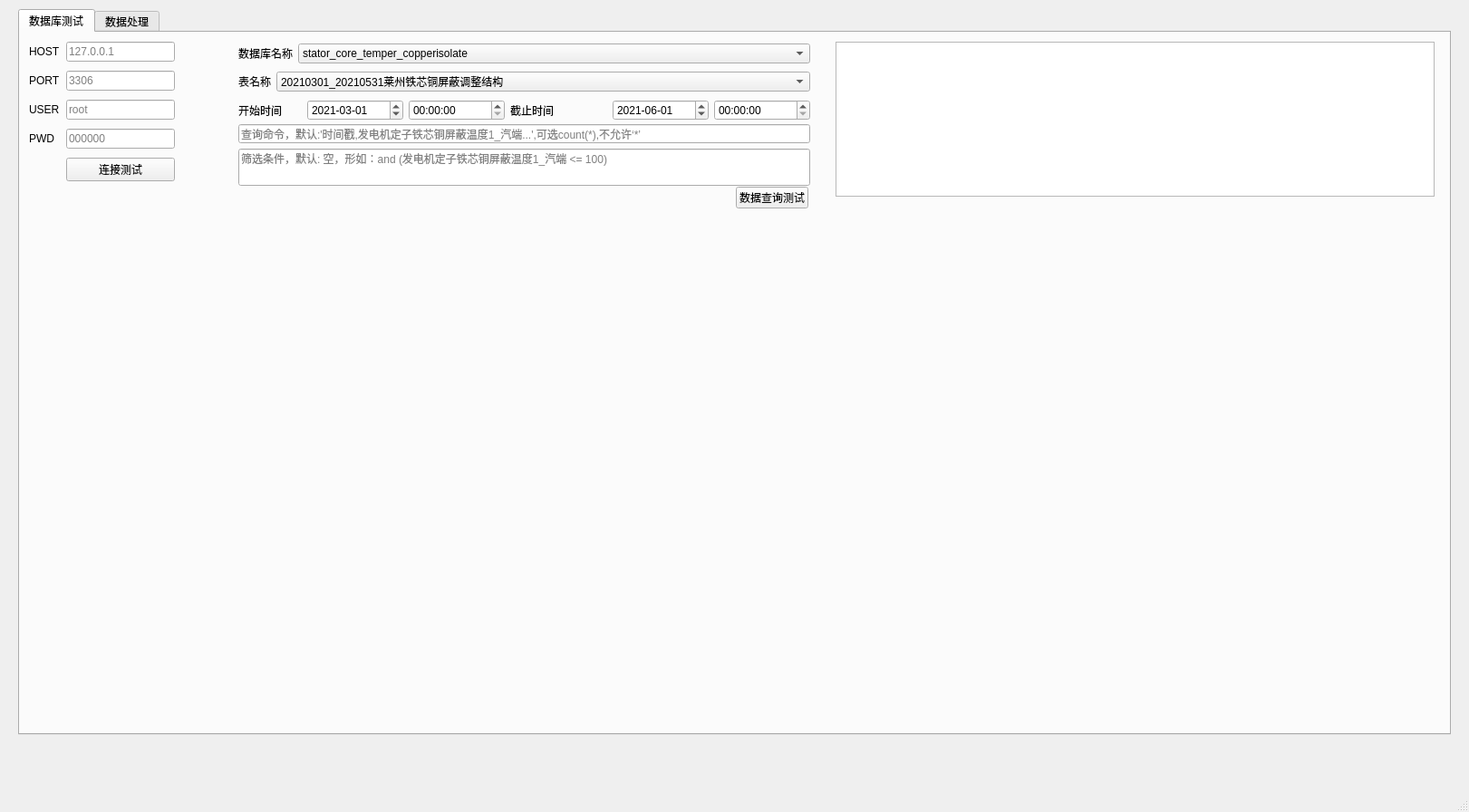
<?xml version="1.0" encoding="UTF-8"?>
<ui version="4.0">
 <class>MainWindow</class>
 <widget class="QMainWindow" name="MainWindow">
  <property name="geometry">
   <rect>
    <x>0</x>
    <y>0</y>
    <width>1621</width>
    <height>896</height>
   </rect>
  </property>
  <property name="windowTitle">
   <string>MainWindow</string>
  </property>
  <widget class="QWidget" name="centralwidget">
   <widget class="QTabWidget" name="tabPages">
    <property name="geometry">
     <rect>
      <x>20</x>
      <y>10</y>
      <width>1581</width>
      <height>801</height>
     </rect>
    </property>
    <property name="currentIndex">
     <number>0</number>
    </property>
    <widget class="QWidget" name="tabPage1">
     <attribute name="title">
      <string>数据库测试</string>
     </attribute>
     <widget class="QWidget" name="layoutWidget">
      <property name="geometry">
       <rect>
        <x>10</x>
        <y>10</y>
        <width>161</width>
        <height>185</height>
       </rect>
      </property>
      <layout class="QFormLayout" name="formLayout">
       <property name="verticalSpacing">
        <number>10</number>
       </property>
       <item row="0" column="0">
        <widget class="QLabel" name="host_label">
         <property name="text">
          <string>HOST</string>
         </property>
        </widget>
       </item>
       <item row="0" column="1">
        <widget class="QLineEdit" name="host_edit">
         <property name="placeholderText">
          <string>127.0.0.1</string>
         </property>
        </widget>
       </item>
       <item row="1" column="0">
        <widget class="QLabel" name="port_label">
         <property name="text">
          <string>PORT</string>
         </property>
        </widget>
       </item>
       <item row="1" column="1">
        <widget class="QLineEdit" name="port_edit">
         <property name="placeholderText">
          <string>3306</string>
         </property>
        </widget>
       </item>
       <item row="2" column="0">
        <widget class="QLabel" name="user_label">
         <property name="text">
          <string>USER</string>
         </property>
        </widget>
       </item>
       <item row="2" column="1">
        <widget class="QLineEdit" name="user_edit">
         <property name="placeholderText">
          <string>root</string>
         </property>
        </widget>
       </item>
       <item row="3" column="0">
        <widget class="QLabel" name="password_label">
         <property name="text">
          <string>PWD</string>
         </property>
        </widget>
       </item>
       <item row="3" column="1">
        <widget class="QLineEdit" name="password_edit">
         <property name="inputMask">
          <string/>
         </property>
         <property name="text">
          <string/>
         </property>
         <property name="placeholderText">
          <string>000000</string>
         </property>
        </widget>
       </item>
       <item row="4" column="1">
        <widget class="QPushButton" name="mysql_connection_test">
         <property name="text">
          <string>连接测试</string>
         </property>
        </widget>
       </item>
      </layout>
     </widget>
     <widget class="QTextBrowser" name="widget_mysqlTestMsgBox">
      <property name="geometry">
       <rect>
        <x>900</x>
        <y>10</y>
        <width>661</width>
        <height>171</height>
       </rect>
      </property>
     </widget>
     <widget class="QWidget" name="gridLayoutWidget">
      <property name="geometry">
       <rect>
        <x>10</x>
        <y>210</y>
        <width>1551</width>
        <height>531</height>
       </rect>
      </property>
      <layout class="QGridLayout" name="gridLayout_2"/>
     </widget>
     <widget class="QPushButton" name="retrieveData">
      <property name="geometry">
       <rect>
        <x>790</x>
        <y>170</y>
        <width>80</width>
        <height>24</height>
       </rect>
      </property>
      <property name="text">
       <string>数据查询测试</string>
      </property>
     </widget>
     <widget class="QLineEdit" name="filters">
      <property name="geometry">
       <rect>
        <x>241</x>
        <y>128</y>
        <width>631</width>
        <height>41</height>
       </rect>
      </property>
      <property name="text">
       <string/>
      </property>
      <property name="alignment">
       <set>Qt::AlignLeading|Qt::AlignLeft|Qt::AlignTop</set>
      </property>
      <property name="placeholderText">
       <string>筛选条件，默认: 空，形如：and (发电机定子铁芯铜屏蔽温度1_汽端 &lt;= 100)</string>
      </property>
     </widget>
     <widget class="QWidget" name="layoutWidget">
      <property name="geometry">
       <rect>
        <x>241</x>
        <y>12</y>
        <width>631</width>
        <height>85</height>
       </rect>
      </property>
      <layout class="QGridLayout" name="gridLayout">
       <item row="0" column="0">
        <layout class="QFormLayout" name="formLayout_3">
         <item row="0" column="0">
          <widget class="QLabel" name="databaseName_label">
           <property name="text">
            <string>数据库名称</string>
           </property>
          </widget>
         </item>
         <item row="0" column="1">
          <widget class="QComboBox" name="databaseName_edit">
           <property name="currentText">
            <string>stator_core_temper_copperisolate</string>
           </property>
           <property name="currentIndex">
            <number>0</number>
           </property>
           <item>
            <property name="text">
             <string>stator_core_temper_copperisolate</string>
            </property>
           </item>
           <item>
            <property name="text">
             <string>stator_core_temper_fingerpress</string>
            </property>
           </item>
           <item>
            <property name="text">
             <string>stator_core_temper_ringpress</string>
            </property>
           </item>
           <item>
            <property name="text">
             <string>stator_core_temper_teeth</string>
            </property>
           </item>
           <item>
            <property name="text">
             <string>stator_core_temper_yoke</string>
            </property>
           </item>
           <item>
            <property name="text">
             <string>laizhou_2021</string>
            </property>
           </item>
          </widget>
         </item>
        </layout>
       </item>
       <item row="1" column="0">
        <layout class="QFormLayout" name="formLayout_2">
         <item row="0" column="0">
          <widget class="QLabel" name="tableName_label">
           <property name="text">
            <string>表名称</string>
           </property>
          </widget>
         </item>
         <item row="0" column="1">
          <widget class="QComboBox" name="tableName_edit">
           <item>
            <property name="text">
             <string>20210301_20210531莱州铁芯铜屏蔽调整结构</string>
            </property>
           </item>
           <item>
            <property name="text">
             <string>20210301_20210531莱州铁芯压指调整结构</string>
            </property>
           </item>
           <item>
            <property name="text">
             <string>20210301_20210531莱州铁芯压圈调整结构</string>
            </property>
           </item>
           <item>
            <property name="text">
             <string>20210301_20210531莱州铁芯齿部调整结构</string>
            </property>
           </item>
           <item>
            <property name="text">
             <string>20210301_20210531莱州铁芯轭部调整结构</string>
            </property>
           </item>
           <item>
            <property name="text">
             <string>莱州1号机组2022年01月18号发电机相关数据</string>
            </property>
           </item>
          </widget>
         </item>
        </layout>
       </item>
       <item row="2" column="0">
        <layout class="QHBoxLayout" name="horizontalLayout">
         <item>
          <widget class="QLabel" name="tableName_label_2">
           <property name="enabled">
            <bool>true</bool>
           </property>
           <property name="sizePolicy">
            <sizepolicy hsizetype="Preferred" vsizetype="Preferred">
             <horstretch>0</horstretch>
             <verstretch>0</verstretch>
            </sizepolicy>
           </property>
           <property name="maximumSize">
            <size>
             <width>70</width>
             <height>16777215</height>
            </size>
           </property>
           <property name="text">
            <string>开始时间</string>
           </property>
          </widget>
         </item>
         <item>
          <widget class="QDateEdit" name="startDate">
           <property name="dateTime">
            <datetime>
             <hour>0</hour>
             <minute>0</minute>
             <second>0</second>
             <year>2021</year>
             <month>3</month>
             <day>1</day>
            </datetime>
           </property>
           <property name="displayFormat">
            <string>yyyy-MM-dd</string>
           </property>
          </widget>
         </item>
         <item>
          <widget class="QTimeEdit" name="startTime">
           <property name="displayFormat">
            <string>HH:mm:ss</string>
           </property>
          </widget>
         </item>
         <item>
          <widget class="QLabel" name="tableName_label_4">
           <property name="text">
            <string>截止时间</string>
           </property>
          </widget>
         </item>
         <item>
          <widget class="QDateEdit" name="endDate">
           <property name="dateTime">
            <datetime>
             <hour>0</hour>
             <minute>0</minute>
             <second>0</second>
             <year>2021</year>
             <month>6</month>
             <day>1</day>
            </datetime>
           </property>
           <property name="displayFormat">
            <string>yyyy-MM-dd</string>
           </property>
          </widget>
         </item>
         <item>
          <widget class="QTimeEdit" name="endTime">
           <property name="displayFormat">
            <string>HH:mm:ss</string>
           </property>
          </widget>
         </item>
        </layout>
       </item>
      </layout>
     </widget>
     <widget class="QLineEdit" name="mysqlRetrieveContent">
      <property name="geometry">
       <rect>
        <x>241</x>
        <y>101</y>
        <width>631</width>
        <height>21</height>
       </rect>
      </property>
      <property name="text">
       <string/>
      </property>
      <property name="placeholderText">
       <string>查询命令，默认:'时间戳,发电机定子铁芯铜屏蔽温度1_汽端...',可选count(*),不允许‘*’</string>
      </property>
     </widget>
    </widget>
    <widget class="QWidget" name="tabPage2">
     <attribute name="title">
      <string>数据处理</string>
     </attribute>
     <widget class="QWidget" name="layoutWidget_2">
      <property name="geometry">
       <rect>
        <x>520</x>
        <y>10</y>
        <width>461</width>
        <height>721</height>
       </rect>
      </property>
      <layout class="QVBoxLayout" name="layout_hists"/>
     </widget>
     <widget class="QWidget" name="layoutWidget">
      <property name="geometry">
       <rect>
        <x>10</x>
        <y>10</y>
        <width>511</width>
        <height>721</height>
       </rect>
      </property>
      <layout class="QVBoxLayout" name="layout_lines"/>
     </widget>
     <widget class="QWidget" name="layoutWidget">
      <property name="geometry">
       <rect>
        <x>990</x>
        <y>10</y>
        <width>141</width>
        <height>721</height>
       </rect>
      </property>
      <layout class="QVBoxLayout" name="extreamSliderLayout"/>
     </widget>
     <widget class="QWidget" name="verticalLayoutWidget">
      <property name="geometry">
       <rect>
        <x>10</x>
        <y>730</y>
        <width>1041</width>
        <height>41</height>
       </rect>
      </property>
      <layout class="QVBoxLayout" name="verticalLayout">
       <item>
        <widget class="QLabel" name="label">
         <property name="text">
          <string>    注意：对单个测点数据进行筛选时，其它测点样本会联动（数据一致性保证）</string>
         </property>
        </widget>
       </item>
      </layout>
     </widget>
     <widget class="QWidget" name="verticalLayoutWidget_2">
      <property name="geometry">
       <rect>
        <x>1140</x>
        <y>10</y>
        <width>431</width>
        <height>671</height>
       </rect>
      </property>
      <layout class="QVBoxLayout" name="verticalLayout_2">
       <item>
        <widget class="QTextBrowser" name="textBrowser_dataTransfer"/>
       </item>
      </layout>
     </widget>
     <widget class="QWidget" name="gridLayoutWidget_2">
      <property name="geometry">
       <rect>
        <x>1430</x>
        <y>690</y>
        <width>141</width>
        <height>31</height>
       </rect>
      </property>
      <layout class="QGridLayout" name="gridLayout_3">
       <item row="1" column="0">
        <layout class="QGridLayout" name="gridLayout_4">
         <item row="0" column="0">
          <widget class="QPushButton" name="genSqlCriticalParamBtn">
           <property name="text">
            <string>打印SQL关键参数</string>
           </property>
          </widget>
         </item>
        </layout>
       </item>
      </layout>
     </widget>
    </widget>
   </widget>
  </widget>
  <widget class="QStatusBar" name="statusbar"/>
 </widget>
 <resources/>
 <connections/>
</ui>
